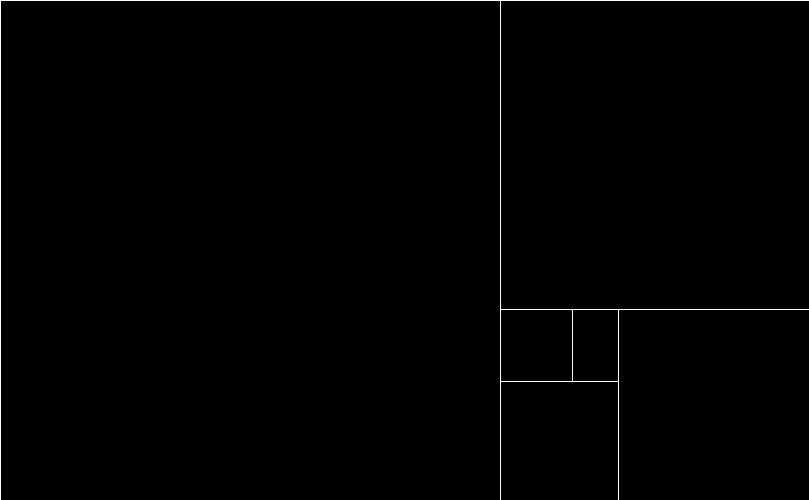
Frame 1 (no input)
Frame 60 (the mouse pressed at the canvas centre just before this capture): identical to frame 1, image omitted
Frame 120 (the mouse held since frame 60 and released just before this capture): identical to frame 1, image omitted

The Processing sketch that drew this single still picture (run headless with seeded random() and noise(); from frame 60 on, the mouse is pressed at the canvas centre):

// Processing sketch: golden_ratio
// ── golden_ratio.pde
float phi = (sqrt(5) + 1) * 0.5;
float x = 500;
float y = 500;

void setup() {
  size(809,500);
  background(0);
  
  stroke(255);
  noFill();
  for (int i = 0; i < 5; i++) {
    rect(0,0,x,y);
    //translate(x, 0);
    switch(i) {
      case 0:
        translate(x, 0);
        break;
      case 1:
        translate(x * (1 - (phi - 1)), y);
        break;
      case 2:
        translate(- x * (phi - 1), x - x * (phi - 1));
        break;
      case 3:
        translate(0, - x * (phi - 1));
        break;
    }
    x = x/phi;
    y = y/phi;
  }
}

void draw() {
}
